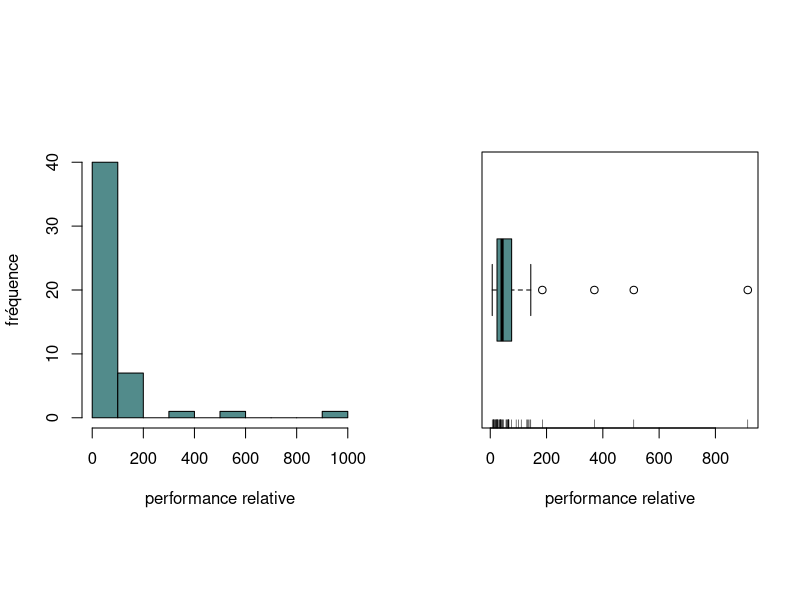
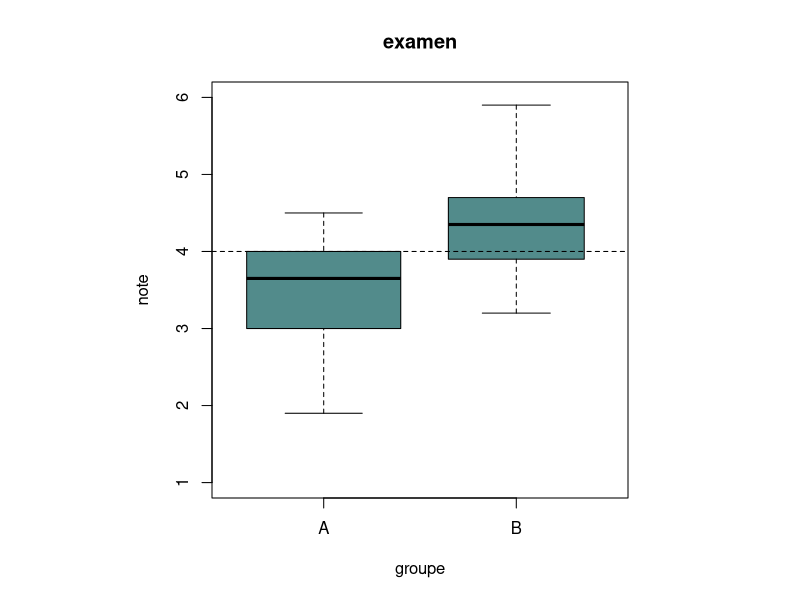
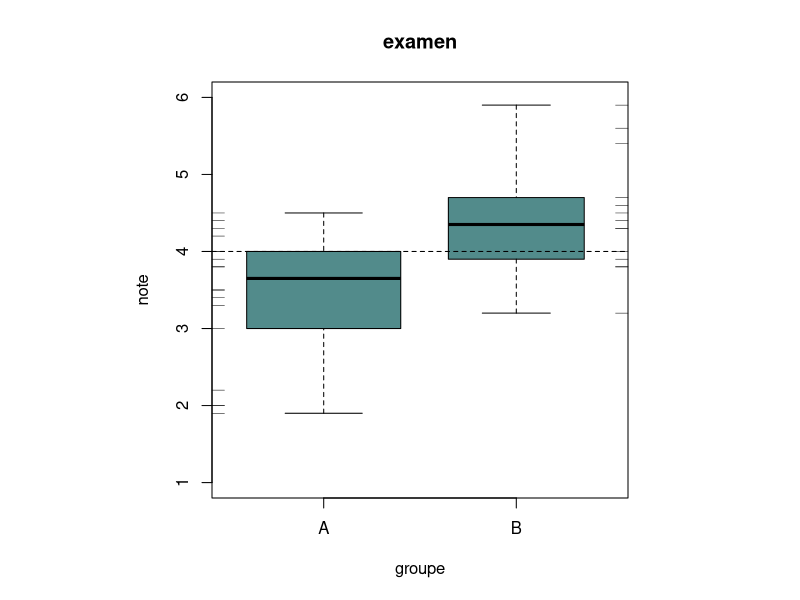

Generate these figures, in order, with R:
## ---- chunk 1
cpus <- scan("data/cpus.txt")
examen <- read.table("data/examen.txt", header = TRUE)

## ---- chunk 2
cpus
## ---- chunk 3
examen
## ---- chunk 4
cpus[12]
## ---- chunk 5
cpus[3:19]
## ---- chunk 6
cpus[cpus>190]
## ---- chunk 7
examen$note
## ---- chunk 8
examen$note[7]
## ---- chunk 9
mesdonnees<-c(2.9, 3.4, 3.4, 3.7, 3.7, 2.8, 2.1, 2.5, 2.6)
mesdonnees
## ---- chunk 10
couleurs<-c("bleu", "vert", "blanc", "noir", "jaune")
couleurs
## ---- chunk 11
mesdonnees[-c(3:5)]
## ---- chunk 12
ls()
## ---- chunk 13
stem(cpus)
## ---- chunk 14
par(mfrow=c(1,2), pty="s")
hist(cpus, xlab="performance relative", ylab="fréquence", main="", 
     col="darkslategray4") 
boxplot(cpus, xlab="performance relative", col="darkslategray4", horizontal=T)
rug(cpus)
par(mfrow=c(1,1))
## ---- chunk 15
# Calcul de la médiane
performance_mediane <- median(cpus)
print(paste("Performance relative médiane:", performance_mediane))
## ---- chunk 16
# Calcul de la moyenne
performance_moyenne <- mean(cpus)
print(paste("Performance relative moyenne:", performance_moyenne))
## ---- chunk 17
n.cpus<-table(cpus)
as.numeric(names(n.cpus)[n.cpus==max(n.cpus)])
## ---- chunk 18
summary(cpus)
## ---- chunk 19
ecart_type_complet <- sd(cpus)
print(paste("Ecart type complet:", ecart_type_complet))
## ---- chunk 20
bp_stats <- boxplot(cpus, plot=FALSE)
atypiques <- bp_stats$out
print("Valeurs atypiques:")
atypiques
## ---- chunk 21
cpus_sans_atypiques <- cpus[!cpus %in% atypiques] 
## ---- chunk 22
print(paste("Ecart type sans valeurs atypiques:", sd(cpus_sans_atypiques)))
## ---- chunk 23
lblue<-"#528B8B"
par(pty="s")
boxplot(note~groupe, data=examen, ylim=c(1,6), xlab="groupe", 
        varwidth=T, col=lblue, main="examen")
abline(h=4, lty=2)
## ---- chunk 24
# Séparation des notes par groupe
note.A <- split(examen$note, examen$groupe)$A
note.B <- split(examen$note, examen$groupe)$B

# Affichage des boîtes à moustaches
lblue <- "#528B8B"
par(pty="s")
boxplot(note~groupe, data=examen, ylim=c(1,6), xlab="groupe", 
        varwidth=T, col=lblue, main="examen")
abline(h=4, lty=2)

# Ajout des bâtonnets pour le groupe A
rug(note.A, side=2)

# Ajout des bâtonnets pour le groupe B
rug(note.B, side=4)

